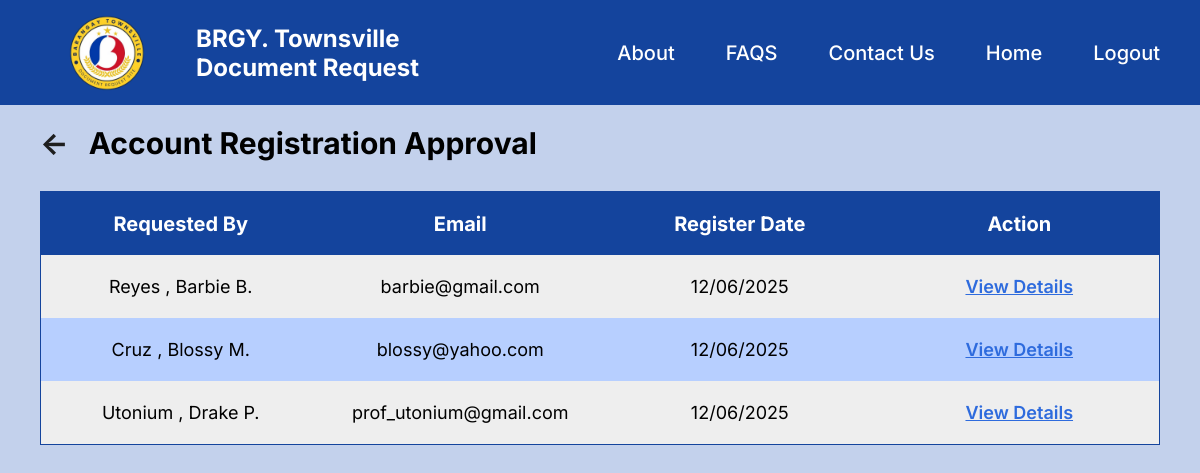
The page /approval.php (signed in) on the database its author committed.
### tables this page shows
CREATE TABLE users (
  id int(11) NOT NULL,
  givenname varchar(255) NOT NULL,
  surname varchar(255) NOT NULL,
  middlename varchar(255) NOT NULL,
  email varchar(255) NOT NULL,
  password varchar(255) NOT NULL,
  phone varchar(255) NOT NULL,
  address varchar(255) NOT NULL,
  sex enum('Female','Male') NOT NULL,
  birthdate date NOT NULL,
  is_verified tinyint(4) NOT NULL DEFAULT 0,
  type enum('admin','user') NOT NULL DEFAULT 'user',
  upload_id varchar(255) NOT NULL,
  registerdate datetime NOT NULL DEFAULT current_timestamp(),
  comment varchar(255) DEFAULT NULL
);

### approval.php (the view, shortened to what this page needs)
<?php
include "db.php";
?>
<!DOCTYPE html>
<html lang="en">
<head>
    <link rel="stylesheet" href="style.css">
</head>
<body>
    <header class="main-header">
        <div class="logo">
        <img src="./images/logo.png">
        <div>
            <h4>BRGY. Townsville</h4>
            <h4>Document Request</h4>
        </div>
        </div>
    <nav class="navigation-menu">
        <ul>
            <li>About</li>
            <li>FAQS</li>
            <li>Contact Us</li>
            <li><a href="admin_dashboard.php">Home</a></li>
            <li><a href="logout.php" onclick="">Logout</a></li>
        </ul>
    </nav>
    </header>
    <div class="main-dashboard">
       <div class="page-container">
            <h2><a href="admin_dashboard.php"><b><-</b></a></h2>
            <h2>Account Registration Approval</h2>
        </div>
       <div class="table-container">
            <table class="approval">
                <tr class="top-table">
                    <th>Requested By</th>
                    <th>Email</th>
                    <th>Register Date</th>
                    <th>Action</th>
                </tr>
                <?php
                $sql = "SELECT * FROM users";
                $result = $conn->query($sql);
                if ($result->num_rows > 0) {
                    while ($row = mysqli_fetch_row($result)) {
                        if ($row[10] == 0) {
                            $givenname = $row[1];
                            $surname = $row[2];
                            $middlename = $row[3];
                            $date = $row[13];
                            $email = $row[4];
                            $id=$row[0];
                            $registerdate = date("m/d/Y", strtotime($date));
                            $middleinitial = strtoupper($middlename[0]);
                            echo "<tr>";
                            echo "<td>" . $surname . " , " . $givenname . " " . $middleinitial . ". "."</td>";
                            echo "<td>" . $email . "</td>";
                            echo "<td>" . $registerdate . "</td>";
                            echo "<td >
                                <a href='view_id.php?view=" . $id . "' class='text-blue'>View Details</a>
                                </td>";
                            echo "</tr>";
                        }
                    }
                } else {
                    echo "<tr><td colspan='4'>No unverified accounts found</td></tr>";
                }
                ?>
            </table>
        </div>
</body>
</html>

### style.css (style rules this page uses)
* { margin:0; padding:0; box-sizing: border-box; font-family: 'Inter'; }
:root { --main-bg:#C3D1EC; --container-bg:#E0E7F5; --header-color:#14449D; --warning:#D4A5B2; }
body { background-color: var(--main-bg); height:auto; }
.main-header { height: 105px; display: flex; background-color: var(--header-color); padding: 10px; align-items: center; justify-content: space-between; color: white; }
.main-header h4 { font-size: 24px; }
.logo { margin-left:47px; display: flex; align-items: center; gap: 47px; }
.logo img { width: 100px; height: 100px; margin-right: -8px; }
.navigation-menu { display: flex; justify-content: flex-end; padding: 15px 30px; }
.navigation-menu ul { list-style: none; display: flex; gap: 51px; }
.navigation-menu ul li { font-size: 20px; font-weight: 500; }
.navigation-menu ul li a { text-decoration: none; color: white; }
.main-dashboard { display:flex; justify-content: center; margin:0; padding:20px 40px 40px; flex-direction: column; }
.main-dashboard h2 { margin-bottom:10px; font-size: 30px; }
.top-table th { background-color:var(--header-color); color:white; font-size:20px; height:63px; text-align: left; padding-left:50px; position: sticky; top:0; }
.approval { width: 100%; table-layout: fixed; border-collapse: separate; border-spacing: 0; border: 1px solid var(--header-color); font-size:18px; }
.approval th, .approval td { padding: 4px; height:63px; text-align:center; }
.approval tr:nth-child(odd) { background-color: #B7CFFF; }
.approval tr:nth-child(even) { background-color: #EEEEEE; }
.table-container { width: 100%; height: 500px; overflow-y: auto; overflow-x: hidden; }
.page-container { display: flex; }
.page-container a { padding-right: 20px; text-decoration: none; color:#1E1E1E; }
.page-container h2 { margin-bottom: 30px; }
.text-blue { color: #2E6BDD; font-weight: 600; }

### rows shown on the page
users: surname "Reyes", givenname "Barbie", middlename "B", email "barbie@gmail.com", registerdate "12/06/2025"
users: surname "Cruz", givenname "Blossy", middlename "M", email "blossy@yahoo.com", registerdate "12/06/2025"
users: surname "Utonium", givenname "Drake", middlename "P", email "prof_utonium@gmail.com", registerdate "12/06/2025"
